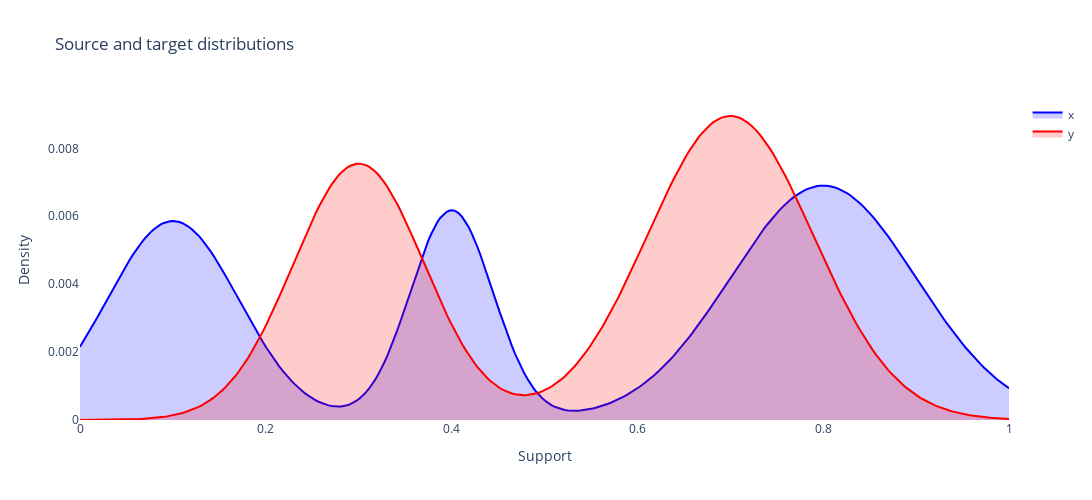

Notebook cell for this chart:
### Markdown cell above
### Data generation

### Code cell
# a function to produce mixture distributions 

def generate_mixture(alpha, mu, var, interval=[0,1], n=300):
    # Function description: 
    # return: sum_i alpha_i Gaussian(mu_i,var_i)
    
    mixture_size = len(alpha)
    t = np.linspace(*interval, num=n)
    density = 0
    for j in range(mixture_size):
        density += alpha[j] * sps.norm.pdf(t, loc=mu[j], scale=np.sqrt(var[j]))
    
    density /= density.sum()
    return density

# Mixtures:
gmm_x = generate_mixture([0.3, 0.2, 0.5], [0.1, 0.4, 0.8], [0.005, 0.002, 0.01])
gmm_y = generate_mixture([0.4, 0.6], [0.3, 0.7], [0.005, 0.008])

# Visualisation:
fig = go.Figure()
t = np.linspace(0, 1, num=len(gmm_x))
fig.add_trace(go.Scatter(x=t, y=gmm_x, fill='tozeroy', fillcolor='rgba(0,0,255,0.2)', line_color='blue', name='x'))
fig.add_trace(go.Scatter(x=t, y=gmm_y, fill='tozeroy', fillcolor='rgba(255,0,0,0.2)', line_color='red', name='y'))

fig.update_layout(
    title='Source and target distributions',
    xaxis_title='Support',
    yaxis_title='Density',
    height=500, width=1200,
    plot_bgcolor='white', paper_bgcolor='white')

fig.show()
#fig.write_image('../img/kantorovich_continuous_density.pdf')

### Figure 1 — Plotly figure (JSON) as saved in the notebook; plotly's stock layout.template omitted (floating-point values rounded to 4 significant figures; data arrays with more than 128 entries replaced by an {"elided": "..."} marker saying what was removed)
{"data": [{"fill": "tozeroy", "fillcolor": "rgba(0,0,255,0.2)", "line": {"color": "blue"}, "name": "x", "type": "scatter", "x": {"elided": "300 float values"}, "y": {"elided": "300 float values"}}, {"fill": "tozeroy", "fillcolor": "rgba(255,0,0,0.2)", "line": {"color": "red"}, "name": "y", "type": "scatter", "x": {"elided": "300 float values"}, "y": {"elided": "300 float values"}}], "layout": {"height": 500, "paper_bgcolor": "white", "plot_bgcolor": "white", "title": {"text": "Source and target distributions"}, "width": 1200, "xaxis": {"title": {"text": "Support"}}, "yaxis": {"title": {"text": "Density"}}}}
